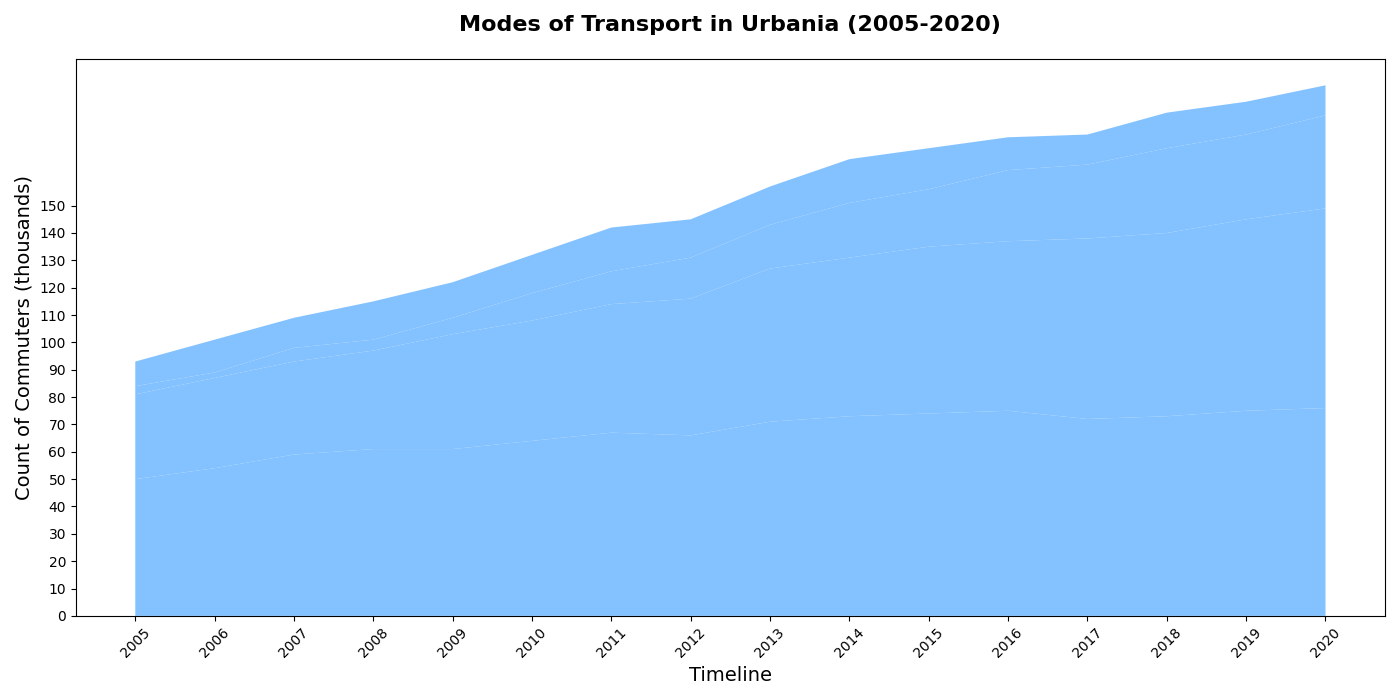

Generate this figure with Python:
import matplotlib.pyplot as plt
import numpy as np

years = np.arange(2005, 2021)

car_commuters = np.array([50, 54, 59, 61, 61, 64, 67, 66, 71, 73, 74, 75, 72, 73, 75, 76])
public_transport_commuters = np.array([31, 33, 34, 36, 42, 44, 47, 50, 56, 58, 61, 62, 66, 67, 70, 73])
cycling_commuters = np.array([3, 2, 5, 4, 6, 10, 12, 15, 16, 20, 21, 26, 27, 31, 31, 34])
walking_commuters = np.array([9, 12, 11, 14, 13, 14, 16, 14, 14, 16, 15, 12, 11, 13, 12, 11])

fig, ax = plt.subplots(figsize=(14, 7))

ax.stackplot(years, car_commuters, public_transport_commuters, cycling_commuters, walking_commuters,
             colors=['#66b3ff'], alpha=0.8)

ax.set_title('Modes of Transport in Urbania (2005-2020)', fontsize=16, fontweight='bold', pad=20)
ax.set_xlabel('Timeline', fontsize=14)
ax.set_ylabel('Count of Commuters (thousands)', fontsize=14)
ax.set_xticks(years[::1])
ax.set_xticklabels(years, rotation=45, fontsize=10)
ax.set_yticks(np.arange(0, 160, 10))
ax.set_yticklabels(np.arange(0, 160, 10), fontsize=10)

plt.tight_layout()
plt.show()
